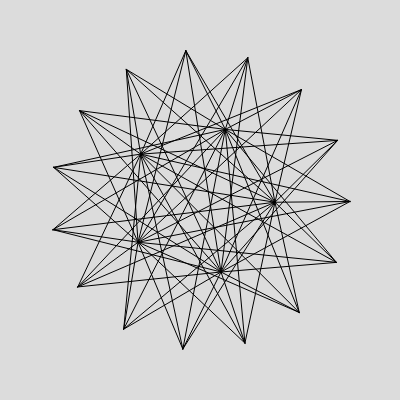
Frame 1 (no input)
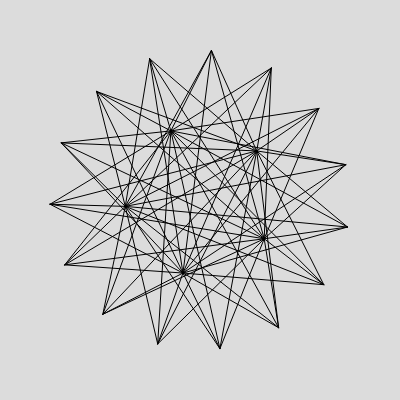
Frame 60 (no input)
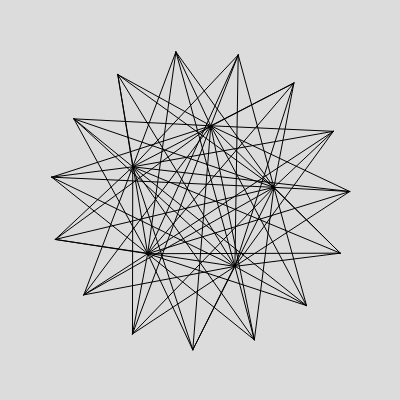
Frame 120 (the mouse pressed at the canvas centre since frame 60)

The p5.js sketch that drew these frames (run headless with seeded random() and noise() and a simulated clock; from frame 60 on, the mouse is pressed at the canvas centre):

// p5.js sketch
// ── sketch.js
// let s; // для создания демо объекта s = new Star(); и вызова его функций
let outer = [];//внешнее кольцо
// let outerNum = 12;// количество звёзд во внешнем кольце
let outerNum = 15;
let outerAngles = []; //массив для всех углов звезд 

let inner = [];//внутреннее кольцо
// let innerNum = 3;// количество звёзд во внутреннем кольце
let innerNum = 5;
let innerAngles = []; //массив для всех углов звезд 
let delta = 0.03; // коэффицент изменения угла
let delta2 = 0.01; 

function setup() {
    createCanvas(400, 400);
    // s = new Star();
    for (let i = 0; i < outerNum; i++) {

      outerAngles[i] = (TWO_PI/outerNum) * i; // вычисляем углы
      // outer[i] = new Star();
      // outer[i] = new Star(outerAngles[i]); // передаем углы звездному объекту
      outer[i] = new Star(outerAngles[i], false); // передаем значение false потому что это внутренние звезды
      
    }

    for (let i = 0; i < innerNum; i++) {
      
      innerAngles[i] = (TWO_PI/innerNum) * i; // вычисляем углы
      // outer[i] = new Star();
      // outer[i] = new Star(outerAngles[i]); // передаем углы звездному объекту
      inner[i] = new Star(innerAngles[i], true); // передаем значение false потому что это внутренние звезды
      
    }
}

function draw() {
    background(220);
    translate(width/2, height/2);
    // s.update();
    // s.display(); 
    for (let i = 0; i<outerNum; i++){
      outer[i].angle += delta2;
      outer[i].update();
      outer[i].display();
    }   
    
    for (let i = 0; i<innerNum; i++){
      inner[i].angle += delta;
      inner[i].update();
      inner[i].display();
    }

    for (let i = 0; i<outerNum; i++){
      for (let j = 0; j<innerNum; j++){
        line(outer[i].x, outer[i].y, inner[j].x, inner[j].y);
    }
}
}
// ── star.js
class Star {
    // constructor(){
    constructor(angle, inner){
        this.inner = inner; // параметр для обращения к внутренней или внешней звезде 
        
        if (this.inner) {
            this.r = 75;
        } else {
            this.r = 150;
        }

        // this.r = 150;
        // this.angle = 0; // все отрисовывается на одних и тех же координатах
        this.angle = angle; //добавим параметр в конструктор
    }

    update(){
        this.x = this.r*cos(this.angle); //преобразование полярных координат в декартовы
        this.y = this.r*sin(this.angle);
    }

    display(){
        // ellipse(this.x, this.y, 10, 10);
    }
}
